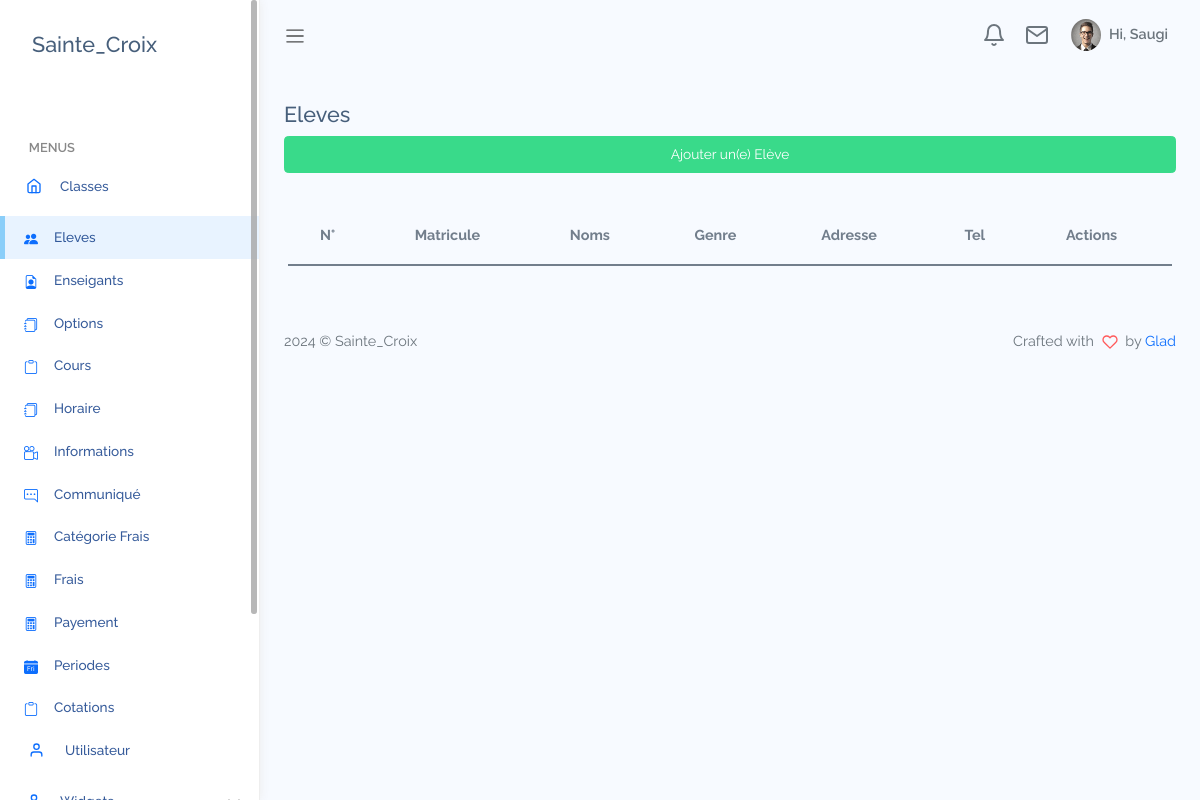
Before: /views/eleves.php with the older database file.
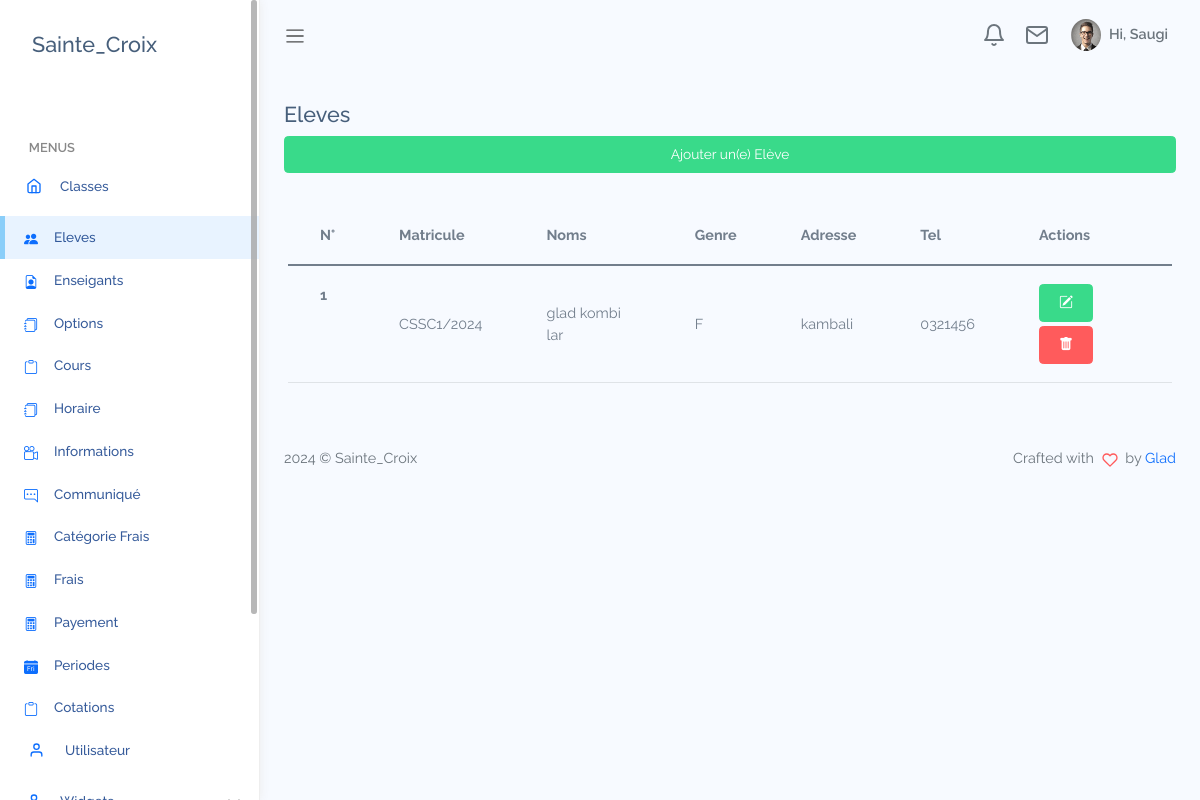
After: the same page with the newer database file.
### tables this page shows
CREATE TABLE `eleve` (
  `matricule` varchar(50) NOT NULL,
  `nom` varchar(50) NOT NULL,
  `postnom` varchar(50) NOT NULL,
  `prenom` varchar(50) NOT NULL,
  `genre` varchar(50) NOT NULL,
  `adresse` text NOT NULL,
  `lieuNaissance` varchar(50) NOT NULL,
  `dateNaissance` date NOT NULL,
  `nomPere` varchar(50) NOT NULL,
  `nomMere` varchar(50) NOT NULL,
  `numeroParent` varchar(50) NOT NULL,
  `photo` text NOT NULL,
  `statut` int(11) NOT NULL
);

### models/select/select-Eleve.php (called while the page is built, shortened)
<?php
    if(isset($_GET['search']) && !empty($_GET['search'])){
        $search=$_GET['search'];
        $getData=$connexion->prepare("SELECT * from client WHERE supprimer=0 AND client.nom LIKE ? OR client.postnom LIKE ? OR
        client.prenom LIKE ? OR client.genre LIKE ? OR client.adresse LIKE ? OR client.telephone LIKE ?");
        $getData->execute(["%".$search."%", "%".$search."%", "%".$search."%", "%".$search."%", "%".$search."%","%".$search."%"]);
    }
    else{
        $getData=$connexion->prepare("SELECT * from eleve WHERE statut=0");
        $getData->execute();
    }

### views/eleves.php (the view, shortened to what the changed rows need)
<?php
include '../connexion/connexion.php';
require_once('../models/select/select-Eleve.php');
?>
<!DOCTYPE html>
<html lang="en">
<head>
    <?php require_once('style.php') ?>
</head>
<body>
    <div id="app">
        <div id="main">
            <div class="main-content container-fluid">
                <div class="row">
                    <div class="col-xl-12 table-responsive px-3 mt-3">
                        <table class='table table-hover' id="table1">
                            <thead>
                                <tr>
                                    <th>N°</th>
                                    <th>Matricule</th>
                                    <th>Noms</th>
                                    <th>Genre</th>
                                    <th>Adresse</th>
                                    <th>Tel</th>
                                    <th>Actions</th>
                                </tr>
                            </thead>
                            <tbody>
                                <?php
                                $n = 0;
                                while ($idEleve = $getData->fetch()) {
                                    $n++;
                                ?>
                                    <tr>
                                        <th scope="row"><?= $n; ?></th>
                                        <td><?= $idEleve["matricule"] ?></td>
                                        <td><?= $idEleve["nom"] . " " . $idEleve["postnom"] . " " . $idEleve["prenom"] ?></td>
                                        <td><?= $idEleve["genre"] ?></td>
                                        <td><?= $idEleve["adresse"] ?></td>
                                        <td><?= $idEleve["numeroParent"] ?></td>
                                        <td>
                                            <a href="eleves.php?idEleve=<?= $idEleve['matricule'] ?>" class="btn btn-success btn-sm">
                                                <i class="bi bi-pencil-square"></i>
                                            </a>
                                            <a onclick=" return confirm('Voulez-vous vraiment supprimer ?')" href="#" class="btn btn-danger btn-sm mt-1">
                                                <i class="bi bi-trash-fill"></i>
                                            </a>
                                        </td>
                                    </tr>
                                <?php
                                }
                                ?>
                            </tbody>
                        </table>
                    </div>
                </div>
            </div>
        </div>
    </div>
</body>
</html>

Changed rows visible on the page:
added eleve: matricule "CSSC1/2024", nom "glad", postnom "kombi", prenom "lar", genre "F", adresse "kambali", numeroParent "0321456"
